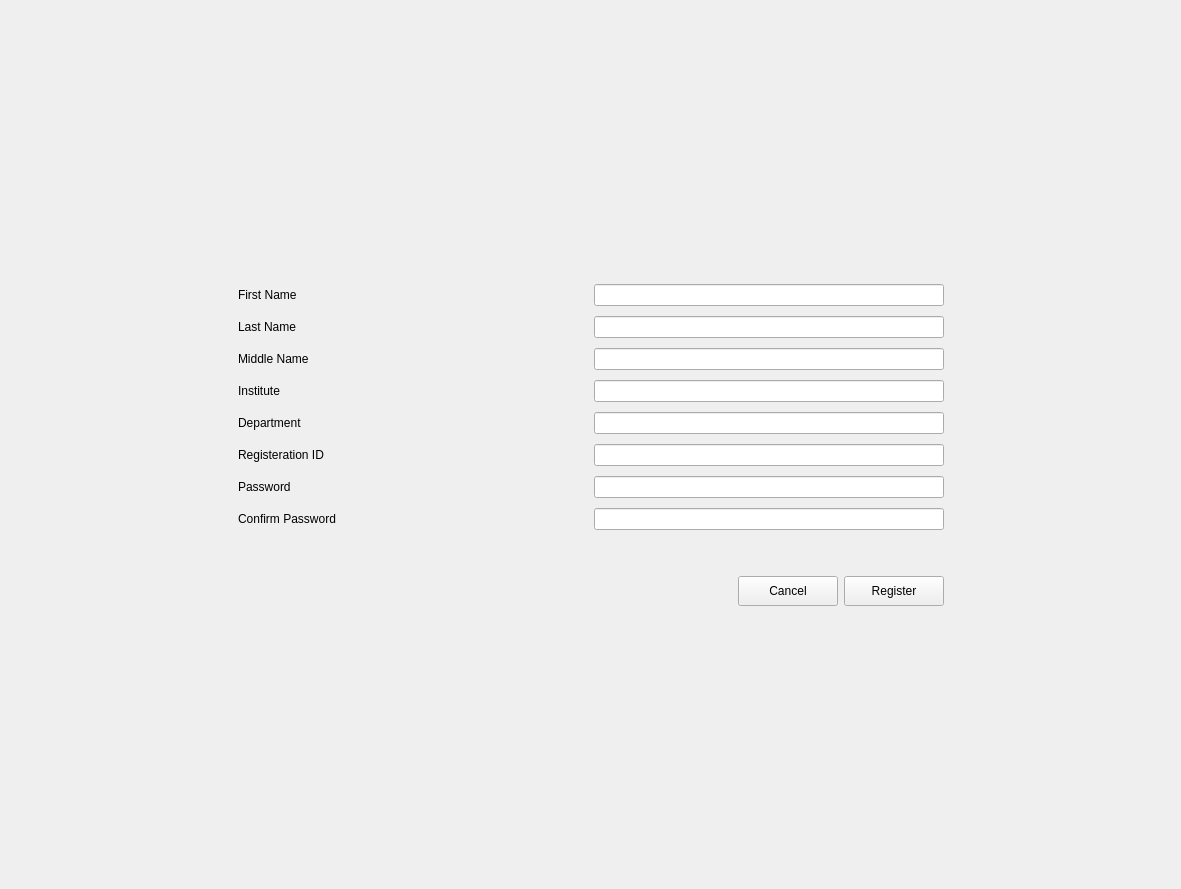
<?xml version="1.0" encoding="UTF-8"?>
<ui version="4.0">
 <class>Form</class>
 <widget class="QWidget" name="Form">
  <property name="geometry">
   <rect>
    <x>0</x>
    <y>0</y>
    <width>1181</width>
    <height>889</height>
   </rect>
  </property>
  <property name="windowTitle">
   <string>New Register</string>
  </property>
  <property name="styleSheet">
   <string notr="true">font: 14pt &quot;Segoe UI&quot;;</string>
  </property>
  <layout class="QGridLayout" name="gridLayout_3">
   <item row="0" column="2">
    <spacer name="verticalSpacer_3">
     <property name="orientation">
      <enum>Qt::Vertical</enum>
     </property>
     <property name="sizeHint" stdset="0">
      <size>
       <width>20</width>
       <height>224</height>
      </size>
     </property>
    </spacer>
   </item>
   <item row="1" column="0">
    <spacer name="horizontalSpacer_2">
     <property name="orientation">
      <enum>Qt::Horizontal</enum>
     </property>
     <property name="sizeHint" stdset="0">
      <size>
       <width>218</width>
       <height>20</height>
      </size>
     </property>
    </spacer>
   </item>
   <item row="1" column="1" rowspan="2" colspan="2">
    <layout class="QGridLayout" name="gridLayout_2">
     <item row="0" column="0">
      <layout class="QGridLayout" name="gridLayout">
       <property name="verticalSpacing">
        <number>10</number>
       </property>
       <item row="0" column="0">
        <widget class="QLabel" name="label">
         <property name="minimumSize">
          <size>
           <width>350</width>
           <height>0</height>
          </size>
         </property>
         <property name="text">
          <string>First Name</string>
         </property>
        </widget>
       </item>
       <item row="0" column="1">
        <widget class="QLineEdit" name="first_name">
         <property name="minimumSize">
          <size>
           <width>350</width>
           <height>0</height>
          </size>
         </property>
        </widget>
       </item>
       <item row="1" column="0">
        <widget class="QLabel" name="label_2">
         <property name="minimumSize">
          <size>
           <width>350</width>
           <height>0</height>
          </size>
         </property>
         <property name="text">
          <string>Last Name</string>
         </property>
        </widget>
       </item>
       <item row="1" column="1">
        <widget class="QLineEdit" name="last_name">
         <property name="minimumSize">
          <size>
           <width>350</width>
           <height>0</height>
          </size>
         </property>
        </widget>
       </item>
       <item row="2" column="0">
        <widget class="QLabel" name="label_3">
         <property name="minimumSize">
          <size>
           <width>350</width>
           <height>0</height>
          </size>
         </property>
         <property name="text">
          <string>Middle Name</string>
         </property>
        </widget>
       </item>
       <item row="2" column="1">
        <widget class="QLineEdit" name="middle_name">
         <property name="minimumSize">
          <size>
           <width>350</width>
           <height>0</height>
          </size>
         </property>
        </widget>
       </item>
       <item row="3" column="0">
        <widget class="QLabel" name="label_4">
         <property name="minimumSize">
          <size>
           <width>350</width>
           <height>0</height>
          </size>
         </property>
         <property name="text">
          <string>Institute</string>
         </property>
        </widget>
       </item>
       <item row="3" column="1">
        <widget class="QLineEdit" name="institute">
         <property name="minimumSize">
          <size>
           <width>350</width>
           <height>0</height>
          </size>
         </property>
        </widget>
       </item>
       <item row="4" column="0">
        <widget class="QLabel" name="label_5">
         <property name="minimumSize">
          <size>
           <width>350</width>
           <height>0</height>
          </size>
         </property>
         <property name="text">
          <string>Department</string>
         </property>
        </widget>
       </item>
       <item row="4" column="1">
        <widget class="QLineEdit" name="department">
         <property name="minimumSize">
          <size>
           <width>350</width>
           <height>0</height>
          </size>
         </property>
        </widget>
       </item>
       <item row="5" column="0">
        <widget class="QLabel" name="label_6">
         <property name="minimumSize">
          <size>
           <width>350</width>
           <height>0</height>
          </size>
         </property>
         <property name="text">
          <string>Registeration ID</string>
         </property>
        </widget>
       </item>
       <item row="5" column="1">
        <widget class="QLineEdit" name="registeration_id">
         <property name="minimumSize">
          <size>
           <width>350</width>
           <height>0</height>
          </size>
         </property>
        </widget>
       </item>
       <item row="6" column="0">
        <widget class="QLabel" name="label_7">
         <property name="minimumSize">
          <size>
           <width>350</width>
           <height>0</height>
          </size>
         </property>
         <property name="text">
          <string>Password</string>
         </property>
        </widget>
       </item>
       <item row="6" column="1">
        <widget class="QLineEdit" name="password">
         <property name="minimumSize">
          <size>
           <width>350</width>
           <height>0</height>
          </size>
         </property>
        </widget>
       </item>
       <item row="7" column="0">
        <widget class="QLabel" name="label_8">
         <property name="minimumSize">
          <size>
           <width>350</width>
           <height>0</height>
          </size>
         </property>
         <property name="text">
          <string>Confirm Password</string>
         </property>
        </widget>
       </item>
       <item row="7" column="1">
        <widget class="QLineEdit" name="password2">
         <property name="minimumSize">
          <size>
           <width>350</width>
           <height>0</height>
          </size>
         </property>
        </widget>
       </item>
      </layout>
     </item>
     <item row="1" column="0">
      <spacer name="verticalSpacer">
       <property name="orientation">
        <enum>Qt::Vertical</enum>
       </property>
       <property name="sizeHint" stdset="0">
        <size>
         <width>20</width>
         <height>40</height>
        </size>
       </property>
      </spacer>
     </item>
     <item row="2" column="0">
      <layout class="QHBoxLayout" name="horizontalLayout">
       <item>
        <spacer name="horizontalSpacer">
         <property name="orientation">
          <enum>Qt::Horizontal</enum>
         </property>
         <property name="sizeHint" stdset="0">
          <size>
           <width>40</width>
           <height>20</height>
          </size>
         </property>
        </spacer>
       </item>
       <item>
        <widget class="QPushButton" name="cancelButton">
         <property name="minimumSize">
          <size>
           <width>100</width>
           <height>30</height>
          </size>
         </property>
         <property name="maximumSize">
          <size>
           <width>100</width>
           <height>30</height>
          </size>
         </property>
         <property name="text">
          <string>Cancel</string>
         </property>
        </widget>
       </item>
       <item>
        <widget class="QPushButton" name="registerButton">
         <property name="minimumSize">
          <size>
           <width>100</width>
           <height>30</height>
          </size>
         </property>
         <property name="maximumSize">
          <size>
           <width>100</width>
           <height>30</height>
          </size>
         </property>
         <property name="text">
          <string>Register</string>
         </property>
        </widget>
       </item>
      </layout>
     </item>
    </layout>
   </item>
   <item row="2" column="3">
    <spacer name="horizontalSpacer_3">
     <property name="orientation">
      <enum>Qt::Horizontal</enum>
     </property>
     <property name="sizeHint" stdset="0">
      <size>
       <width>217</width>
       <height>20</height>
      </size>
     </property>
    </spacer>
   </item>
   <item row="3" column="1">
    <spacer name="verticalSpacer_2">
     <property name="orientation">
      <enum>Qt::Vertical</enum>
     </property>
     <property name="sizeHint" stdset="0">
      <size>
       <width>20</width>
       <height>223</height>
      </size>
     </property>
    </spacer>
   </item>
  </layout>
 </widget>
 <resources/>
 <connections/>
</ui>
